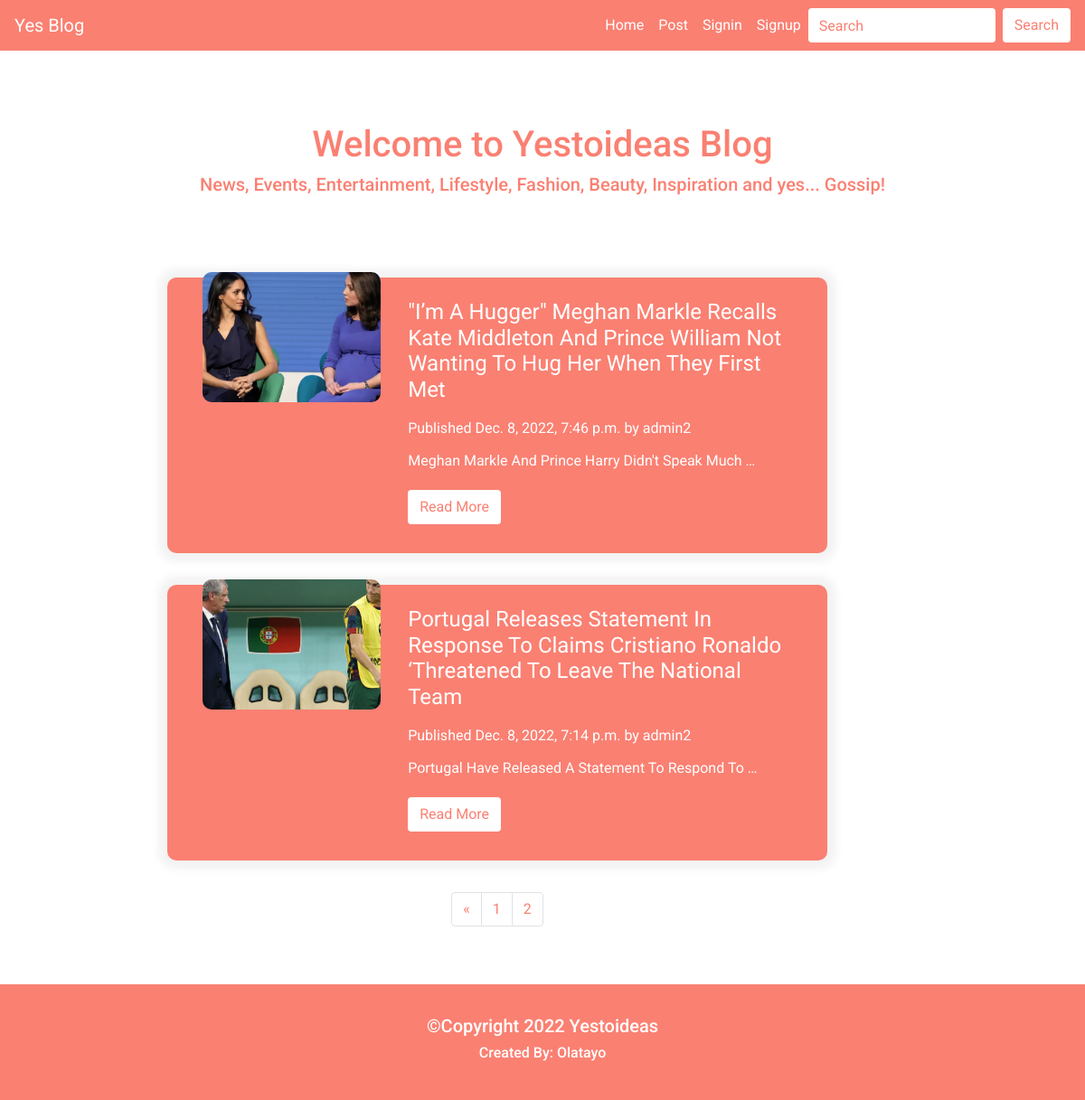
Screenshot of /?page=2 with the database file from the repository.
### blog/models.py (models this page shows, shortened)
class Post(models.Model):
    author = models.ForeignKey(User, on_delete= models.CASCADE)
    title = models.CharField(max_length=200, unique=True, blank=True, null=True)
    slug = models.SlugField(max_length=200, unique=True)
    image = models.ImageField(upload_to='post_image/%Y/%m/%d/', default='img.jpg', blank=True, null=True)
    content = models.TextField(blank=True, null=True)
    date_created = models.DateTimeField(auto_now_add=True)
    date_updated = models.DateTimeField(auto_now= True)
    status = models.CharField(max_length=200, choices=STATUS, default='draft', blank=True, null=True)
    class Meta:
        ordering = ['-date_created']

### blog/views.py (the view)
# urls.py: path('', views.all_post, name='index'),
def all_post(request):
    post = Post.objects.filter(status='publish').order_by('-date_created')
    paginator = Paginator(post,2)
    page= request.GET.get('page')
    paged = paginator.get_page(page)
    context ={
        'post': paged,
    }
    return render(request, 'index.html', context)

### blog/templates/index.html (shortened to what this page needs)
{% extends 'base.html' %}
{% block content %}
{% include 'welcome.html' %}
<div class="container-fluid mb-5">
    <div class="row">
        <div class="col-sm-12 col-md-2 col-lg-1"></div>
        <div class="col-sm-12 col-md-8 col-lg-9">
            {% for item in post %}
            <div class="row p-4 powert">
                <div class="col-sm-12 col-mm-12 col-lg-4">
                    <div class="myimg">
                        <img src="{{ item.image.url}}" style="width:15rem;height:9rem" class="img-fluid postimgg">
                    </div>
                </div>
                <div class="col-sm-12 col-mm-12 col-lg-8">
                    <div class="mytitile mb-3">
                        <h2>{{item.title}}</h2>
                    </div>
                    <div class="mydate mb-2">
                        <span>Published {{item.date_created}}</span>
                        <span>by {{item.author}}</span>
                    </div>
                    <div class="details mb-2">
                        <p>
                            {{item.content|safe|striptags|truncatechars:50}}
                        </p>
                    </div>
                    <div class="readmore mb-2">
                        <button class="btn mybtn"><a href="{% url 'detail' item.slug %}">Read More</a></button>
                    </div>
                </div>
            </div>
            {% endfor %}
            {% block paginate %} {% include 'paginate.html' %} {% endblock paginate %}
        </div>
        <div class="col-sm-12 col-md-2 col-lg-2"></div>
    </div>
</div>
{% endblock content %}

### blog/static/css/style.css (style rules this page uses)
html { height: 100%; }
body { display: flex; flex-direction: column; min-height: 100%; font-family: 'Roboto', sans-serif; }
.powert { background: salmon; margin: 4% 8%; box-shadow: 0 0 10px 10px rgba(0, 0, 0, .05); border-radius: 10px; }
.myimg img { width: 80%; height: 50%; transform: translateY(-30px); object-fit: cover; border-radius: 10px; box-shadow: 0 0 8p 3px rgba(0, 0, 0, .3); }
.mydate span { color: #fff; }
.mytitile h2 { font-style: normal; font-weight: 400; text-transform: capitalize; color: #fff; font-size: 1.5rem; }
.details p { font-style: normal; line-height: 2; text-transform: capitalize; color: #fff; }
.mybtn { background: #fff; text-transform: capitalize; }
.mybtn a { color: salmon; text-decoration: none; text-transform: capitalize; }

### rows the page displays
Post: image (picture), title "\"I’m A Hugger\" Meghan Markle Recalls Kate Middleton And Prince William Not Wanting To Hug Her When They First Met", date_created "Dec. 8, 2022, 7:46 p.m.", author "admin2", content "Meghan Markle And Prince Harry Didn't Speak Much …"
Post: image (picture), title "Portugal Releases Statement In Response To Claims Cristiano Ronaldo ‘threatened To Leave The National Team", date_created "Dec. 8, 2022, 7:14 p.m.", author "admin2", content "Portugal Have Released A Statement To Respond To …"

### other values shown
{{ item }} "1"
{{ item }} "2"
